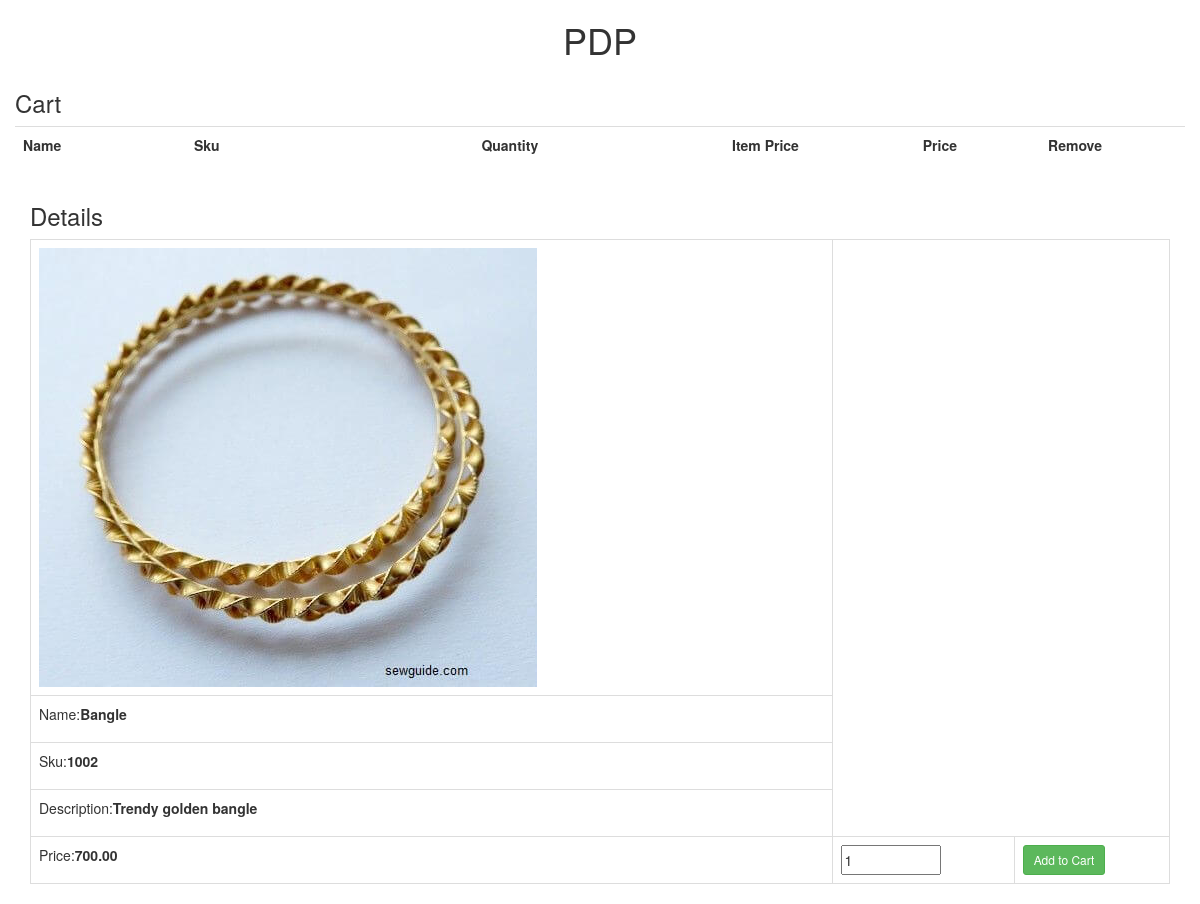
The app's page /viewdetails.php?Id=3 with its own data.
### tables this page shows
CREATE TABLE `products` (
  `Id` int(8) NOT NULL,
  `Name` varchar(30) NOT NULL,
  `Sku` int(10) NOT NULL,
  `Price` double(10,2) NOT NULL,
  `Description` varchar(500) NOT NULL,
  `image` text NOT NULL
);

### viewdetails.php (the view, shortened to what this page needs)
<?php include 'Db.php' ?>
<!DOCTYPE html>
<html lang="en">
   <head>
      <link rel="stylesheet" href="css/index.css">
      <link rel="stylesheet" href="https://maxcdn.bootstrapcdn.com/bootstrap/3.4.1/css/bootstrap.min.css">
   </head>
   <body class="body">
      <div class="container">
      <h1 align="center">PDP</h1>
      <div class="row">
      <div>
        <h3> Cart </h3>
        </div>
        <table class="table">
            <tbody>
            <tr>
                <th class="text-left">Name</th>
                <th class="text-left">Sku</th>
                <th class="text-right">Quantity</th>
                <th class="text-right">Item Price</th>
                <th class="text-right">Price</th>
                <th class="text-center">Remove</th>
            </tr>
            </tbody>
        </table>
    </div>
      <h3>Details</h3>
      <?php
if (isset($_GET['Id']))
{
    $query = "select * from products where Id={$_GET['Id']}";
    $result = mysqli_query($connection, $query);
    if (mysqli_num_rows($result) > 0)
    {
        $row = mysqli_fetch_assoc($result);
?>
      <table class="table table-bordered">
      <tr id="tr">
         <td > <img src="<?php echo $row["image"]; ?>" ></td>
      <tr>
         <td>
            <p>Name:<strong><?php echo $row['Name']; ?></p>
      <tr>
         <td>
            <p>Sku:<strong><?php echo $row['Sku']; ?></p>
      <tr>
         <td>
            <p>Description:<strong><?php echo $row['Description']; ?></p>
      <tr>
         <td>
            <p>Price:<strong><?php echo $row['Price']; ?></p>
            <form action="details.php?action=Add&Id=<?=$row['Id']; ?>" method="post">
            <td> <input type="number" Name="quantity" value="1" min=1 max=1000 class="number"></td>
            <td><input type="submit" value="Add to Cart" class="btn btn-success btn-sm"></td>
            </form>
            <?php
    }
    else
    {
        header("location:index.php");
    }
}
else
{
    header("location:index.php");
}
?>
   </body>
</html>

### css/index.css (style rules this page uses)
.number { width: 100px; height: 30px; }
#tr { width: 300px; height: 300px; }

### records on screen
products: image (picture), Name "Bangle", Sku "1002", Description "Trendy golden bangle", Price "700.00"
